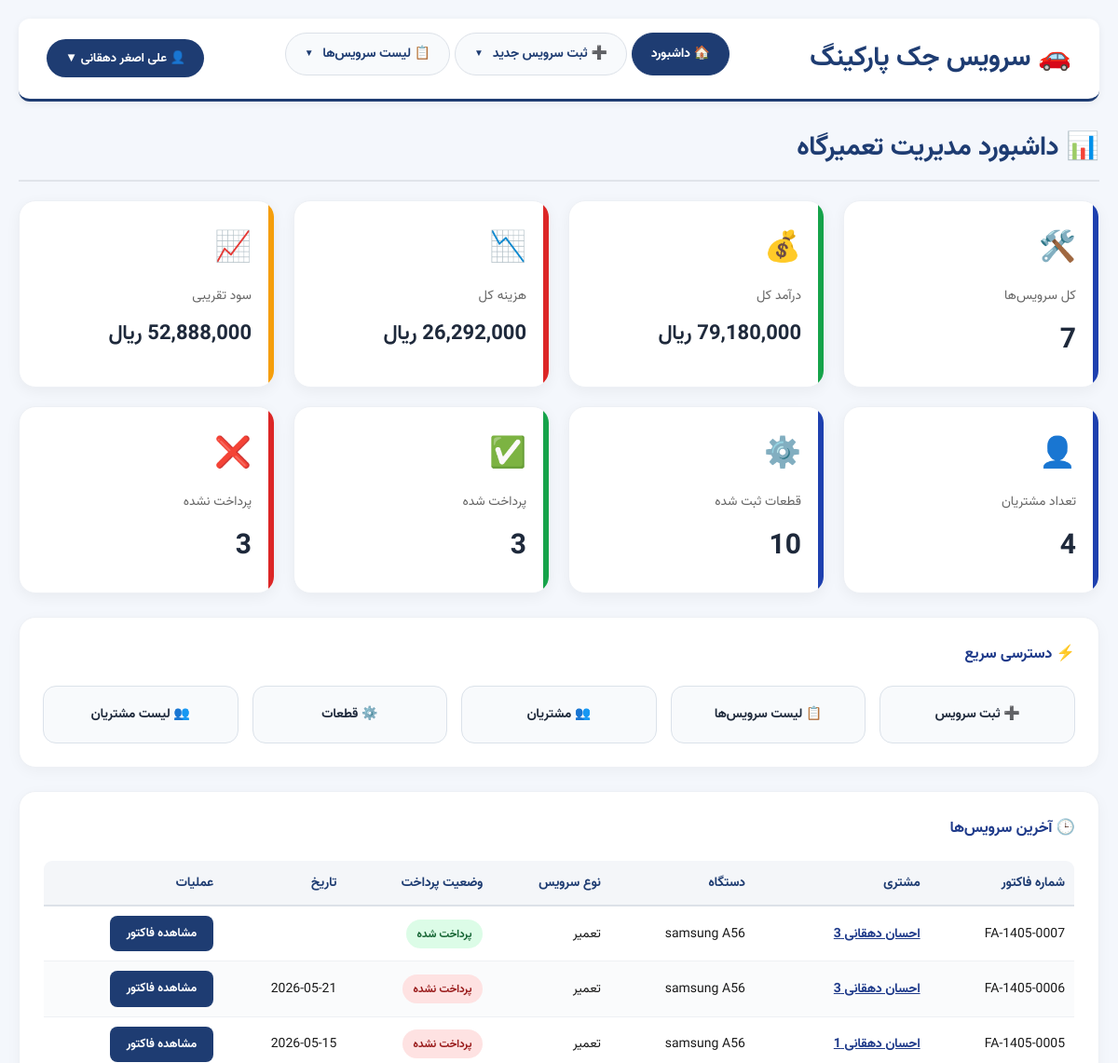
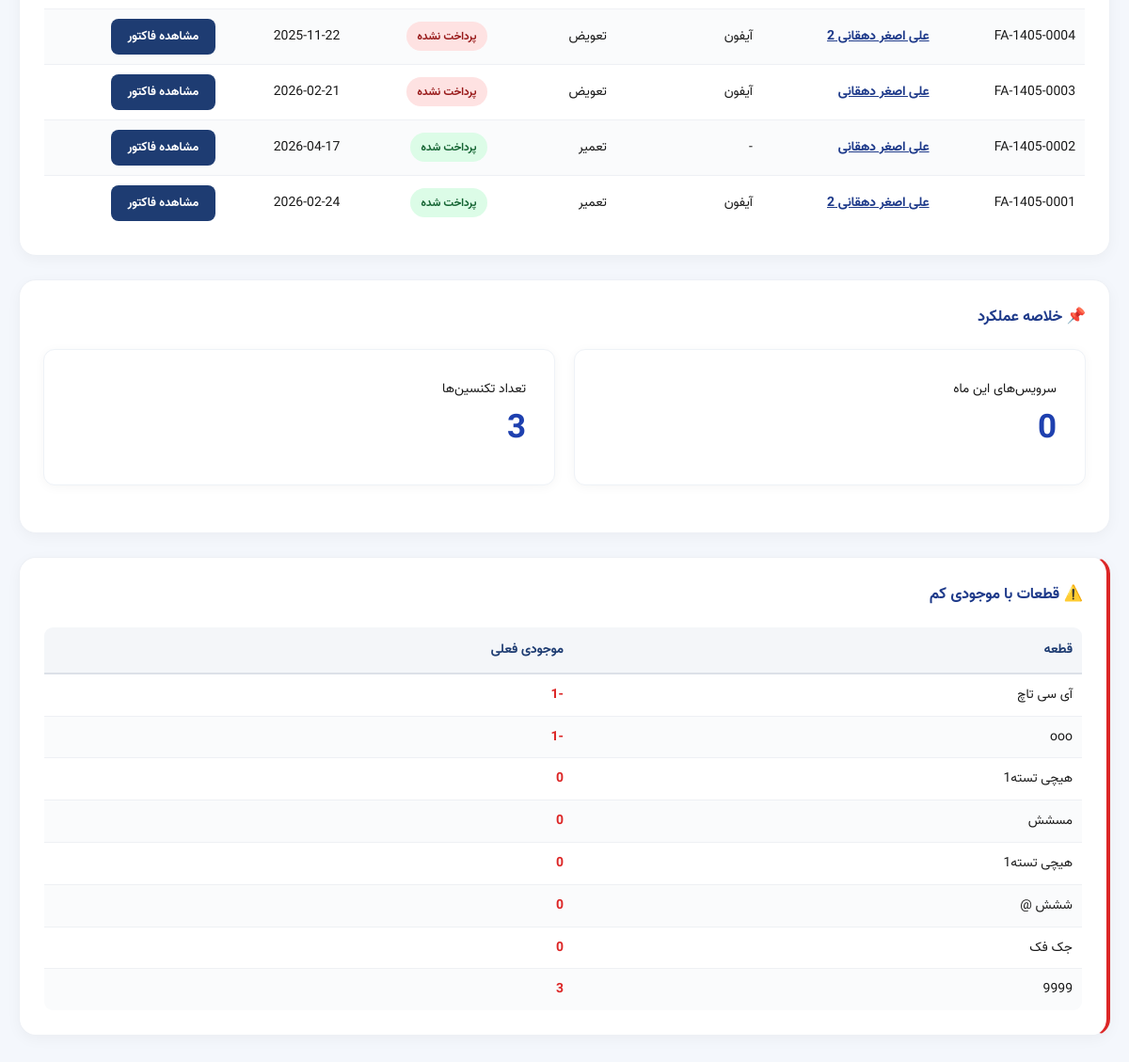
Screenshot of /index.php (signed in) with the database file from the repository (2 pictures, top to bottom).
### tables this page shows
CREATE TABLE IF NOT EXISTS `menu_items` (
  `id` int(11) NOT NULL AUTO_INCREMENT,
  `title` varchar(100) NOT NULL,
  `url` varchar(255) NOT NULL,
  `sort_order` int(11) DEFAULT 0,
  `parent_id` int(11) DEFAULT NULL,
  `icon` varchar(10) DEFAULT NULL,
  `is_active` tinyint(1) DEFAULT 1,
  PRIMARY KEY (`id`)
);

CREATE TABLE IF NOT EXISTS `repairs` (
  `id` int(11) NOT NULL AUTO_INCREMENT,
  `customer_id` int(11) NOT NULL,
  `device_type_id` int(11) DEFAULT NULL,
  `device_brand` varchar(50) DEFAULT NULL,
  `device_model` varchar(100) DEFAULT NULL,
  `device_serial` varchar(100) DEFAULT NULL,
  `device_year` int(11) DEFAULT NULL,
  `device_location` varchar(255) DEFAULT NULL,
  `service_type_id` int(11) DEFAULT NULL,
  `problem_part` varchar(100) DEFAULT NULL,
  `fault_description` text DEFAULT NULL,
  `solution_description` text DEFAULT NULL,
  `technician_id` int(11) DEFAULT NULL,
  `service_date` date DEFAULT NULL,
  `service_time` time DEFAULT NULL,
  `next_service_date` date DEFAULT NULL,
  `labor_cost` bigint(20) DEFAULT 0,
  `extra_costs` bigint(20) DEFAULT 0,
  `payment_status` enum('paid','unpaid','partial') DEFAULT 'unpaid',
  `invoice_number` varchar(20) DEFAULT NULL,
  `final_status` varchar(50) DEFAULT NULL,
  `technician_notes` text DEFAULT NULL,
  `warranty_months` int(11) DEFAULT NULL,
  `created_at` timestamp NOT NULL DEFAULT current_timestamp(),
  `created_by` int(11) DEFAULT NULL,
  `updated_by` int(11) DEFAULT NULL,
  PRIMARY KEY (`id`),
  UNIQUE KEY `invoice_number` (`invoice_number`),
  KEY `customer_id` (`customer_id`),
  KEY `device_type_id` (`device_type_id`),
  KEY `service_type_id` (`service_type_id`),
  KEY `technician_id` (`technician_id`),
  KEY `repairs_created_by_fk` (`created_by`),
  KEY `repairs_updated_by_fk` (`updated_by`),
  CONSTRAINT `repairs_created_by_fk` FOREIGN KEY (`created_by`) REFERENCES `users` (`id`) ON DELETE SET NULL,
  CONSTRAINT `repairs_ibfk_1` FOREIGN KEY (`customer_id`) REFERENCES `customers` (`id`) ON DELETE CASCADE,
  CONSTRAINT `repairs_ibfk_2` FOREIGN KEY (`device_type_id`) REFERENCES `device_types` (`id`) ON DELETE SET NULL,
  CONSTRAINT `repairs_ibfk_3` FOREIGN KEY (`service_type_id`) REFERENCES `service_types` (`id`) ON DELETE SET NULL,
  CONSTRAINT `repairs_ibfk_4` FOREIGN KEY (`technician_id`) REFERENCES `technicians` (`id`) ON DELETE SET NULL,
  CONSTRAINT `repairs_updated_by_fk` FOREIGN KEY (`updated_by`) REFERENCES `users` (`id`) ON DELETE SET NULL
);

CREATE TABLE IF NOT EXISTS `customers` (
  `id` int(11) NOT NULL AUTO_INCREMENT,
  `name` varchar(255) NOT NULL,
  `phone` varchar(20) NOT NULL,
  `phone2` varchar(20) DEFAULT NULL,
  `address` text DEFAULT NULL,
  `customer_type` enum('personal','company') DEFAULT 'personal',
  `company_name` varchar(255) DEFAULT NULL,
  `email` varchar(100) DEFAULT NULL,
  `notes` text DEFAULT NULL,
  PRIMARY KEY (`id`)
);

CREATE TABLE IF NOT EXISTS `device_types` (
  `id` int(11) NOT NULL AUTO_INCREMENT,
  `name` varchar(100) NOT NULL,
  PRIMARY KEY (`id`)
);

CREATE TABLE IF NOT EXISTS `service_types` (
  `id` int(11) NOT NULL AUTO_INCREMENT,
  `name` varchar(100) NOT NULL,
  PRIMARY KEY (`id`)
);

CREATE TABLE IF NOT EXISTS `parts` (
  `id` int(11) NOT NULL AUTO_INCREMENT,
  `name` varchar(255) NOT NULL,
  `stock` int(11) DEFAULT 0,
  `default_purchase_price` bigint(20) DEFAULT NULL,
  `default_sale_price` bigint(20) DEFAULT NULL,
  PRIMARY KEY (`id`)
);

### functions.php (called while the page is built, shortened)
<?php
function format_rial($number) {
    return number_format($number, 0, '.', ',') . ' ریال';
}
?>

### index.php (the view, shortened to what this page needs)
<?php
require_once __DIR__ . '/config.php';
require_once __DIR__ . '/header.php';
$totalRepairs = $pdo->query("SELECT COUNT(*) FROM repairs")->fetchColumn();
$totalCustomers = $pdo->query("SELECT COUNT(*) FROM customers")->fetchColumn();
$totalParts = $pdo->query("SELECT COUNT(*) FROM parts")->fetchColumn();
$totalTechnicians = $pdo->query("SELECT COUNT(*) FROM technicians")->fetchColumn();
$totalRevenue = $pdo->query("
SELECT
COALESCE(SUM(r.labor_cost),0)
+
COALESCE((SELECT SUM(quantity * unit_price) FROM repair_parts),0)
FROM repairs r
")->fetchColumn();
$totalCosts = $pdo->query("
SELECT
COALESCE(SUM(r.extra_costs),0)
+
COALESCE((SELECT SUM(quantity * purchase_price) FROM repair_parts),0)
FROM repairs r
")->fetchColumn();
$profit = $totalRevenue - $totalCosts;
$paidCount = $pdo->query("SELECT COUNT(*) FROM repairs WHERE payment_status='paid'")->fetchColumn();
$unpaidCount = $pdo->query("SELECT COUNT(*) FROM repairs WHERE payment_status='unpaid'")->fetchColumn();
$latestRepairs = $pdo->query("
SELECT
r.*, c.name AS customer_name,
dt.name AS device_type,
st.name AS service_type
FROM repairs r
LEFT JOIN customers c ON r.customer_id = c.id
LEFT JOIN device_types dt ON r.device_type_id = dt.id
LEFT JOIN service_types st ON r.service_type_id = st.id
ORDER BY r.id DESC
LIMIT 8
")->fetchAll(PDO::FETCH_ASSOC);
$currentMonth = date('m');
$currentYear = date('Y');
$monthlyRepairs = $pdo->prepare("
SELECT COUNT(*)
FROM repairs
WHERE MONTH(service_date)=?
AND YEAR(service_date)=?
");
$monthlyRepairs->execute([$currentMonth, $currentYear]);
$monthlyCount = $monthlyRepairs->fetchColumn();
?>
<h2>📊 داشبورد مدیریت تعمیرگاه</h2>
<div class="dashboard-grid">
    <div class="dashboard-card">
        <div class="dashboard-icon">🛠️</div>
        <div class="dashboard-title">کل سرویس‌ها</div>
        <div class="dashboard-value"><?= number_format($totalRepairs) ?></div>
    </div>
    <div class="dashboard-card dashboard-success">
        <div class="dashboard-icon">💰</div>
        <div class="dashboard-title">درآمد کل</div>
        <div class="dashboard-value" style="font-size:22px">
            <?= format_rial($totalRevenue) ?>
        </div>
    </div>
    <div class="dashboard-card dashboard-danger">
        <div class="dashboard-icon">📉</div>
        <div class="dashboard-title">هزینه کل</div>
        <div class="dashboard-value" style="font-size:22px">
            <?= format_rial($totalCosts) ?>
        </div>
    </div>
    <div class="dashboard-card dashboard-warning">
        <div class="dashboard-icon">📈</div>
        <div class="dashboard-title">سود تقریبی</div>
        <div class="dashboard-value" style="font-size:22px">
            <?= format_rial($profit) ?>
        </div>
    </div>
    <div class="dashboard-card">
        <div class="dashboard-icon">👤</div>
        <div class="dashboard-title">تعداد مشتریان</div>
        <div class="dashboard-value"><?= number_format($totalCustomers) ?></div>
    </div>
    <div class="dashboard-card">
        <div class="dashboard-icon">⚙️</div>
        <div class="dashboard-title">قطعات ثبت شده</div>
        <div class="dashboard-value"><?= number_format($totalParts) ?></div>
    </div>
    <div class="dashboard-card dashboard-success">
        <div class="dashboard-icon">✅</div>
        <div class="dashboard-title">پرداخت شده</div>
        <div class="dashboard-value"><?= number_format($paidCount) ?></div>
    </div>
    <div class="dashboard-card dashboard-danger">
        <div class="dashboard-icon">❌</div>
        <div class="dashboard-title">پرداخت نشده</div>
        <div class="dashboard-value"><?= number_format($unpaidCount) ?></div>
    </div>
</div>
<div class="dashboard-section">
    <h3>⚡ دسترسی سریع</h3>
    <div class="quick-actions">
        <a class="quick-btn" href="create.php">➕ ثبت سرویس</a>
        <a class="quick-btn" href="reports.php">📋 لیست سرویس‌ها</a>
        <a class="quick-btn" href="customers.php">👥 مشتریان</a>
        <a class="quick-btn" href="parts.php">⚙️ قطعات</a>
        <a class="quick-btn" href="customer_profile.php">👥 لیست مشتریان </a>
    </div>
</div>
<div class="dashboard-section">
    <h3>🕒 آخرین سرویس‌ها</h3>
    <table>
        <thead>
            <tr>
                <th>شماره فاکتور</th>
                <th>مشتری</th>
                <th>دستگاه</th>
                <th>نوع سرویس</th>
                <th>وضعیت پرداخت</th>
                <th>تاریخ</th>
                <th>عملیات</th>
            </tr>
        </thead>
        <tbody>
        <?php foreach($latestRepairs as $item): ?>
            <tr>
                <td><?= htmlspecialchars($item['invoice_number']) ?></td>
                <td><a href="customer_profile.php?id=<?= $item['customer_id'] ?>" style="color:#1e3a8a; font-weight:700;"><?= htmlspecialchars($item['customer_name']) ?></a></td>
                <td><?= htmlspecialchars($item['device_type'] ?? '-') ?></td>
                <td><?= htmlspecialchars($item['service_type'] ?? '-') ?></td>
                <td>
                    <?php if($item['payment_status']=='paid'): ?>
                        <span class="status-badge status-paid">پرداخت شده</span>
                    <?php else: ?>
                        <span class="status-badge status-unpaid">پرداخت نشده</span>
                    <?php endif; ?>
                </td>
                <td>
                    <?= $item['service_date'] ?>
                </td>
                <td>
                    <a class="btn small primary" href="invoice.php?id=<?= $item['id'] ?>">
                        مشاهده فاکتور
                    </a>
                </td>
            </tr>
        <?php endforeach; ?>
        </tbody>
    </table>
</div>
<div class="dashboard-section">
    <h3>📌 خلاصه عملکرد</h3>
    <div style="display:grid;grid-template-columns:repeat(auto-fit,minmax(250px,1fr));gap:20px;">
        <div class="card">
            <div class="card-title">سرویس‌های این ماه</div>
            <div style="font-size:35px;font-weight:800;color:#1e40af;">
                <?= number_format($monthlyCount) ?>
            </div>
        </div>
        <div class="card">
            <div class="card-title">تعداد تکنسین‌ها</div>
            <div style="font-size:35px;font-weight:800;color:#1e40af;">
                <?= number_format($totalTechnicians) ?>
            </div>
        </div>
    </div>
</div>
<?php
$lowStockParts = $pdo->query("SELECT * FROM parts WHERE stock < 5 ORDER BY stock ASC")->fetchAll();
if (count($lowStockParts) > 0):
?>
<div class="dashboard-section" style="border-right: 4px solid #dc2626;">
    <h3>⚠️ قطعات با موجودی کم</h3>
    <table>
        <thead>
            <tr><th>قطعه</th><th>موجودی فعلی</th></tr>
        </thead>
        <tbody>
            <?php foreach ($lowStockParts as $lp): ?>
            <tr>
                <td><?= htmlspecialchars($lp['name']) ?></td>
                <td style="color:#dc2626; font-weight:bold;"><?= $lp['stock'] ?></td>
            </tr>
            <?php endforeach; ?>
        </tbody>
    </table>
</div>
<?php endif; ?>
</main>
</body>
</html>

### header.php (shortened to what this page needs)
<?php
require_once __DIR__ . '/config.php';
$currentPage = basename($_SERVER['PHP_SELF']);
$topMenu = $pdo->query("
    SELECT * FROM menu_items
    WHERE parent_id IS NULL AND is_active = 1
    ORDER BY sort_order
")->fetchAll(PDO::FETCH_ASSOC);
$allSubMenus = $pdo->query("
    SELECT * FROM menu_items
    WHERE parent_id IS NOT NULL AND is_active = 1
    ORDER BY sort_order
")->fetchAll(PDO::FETCH_ASSOC);
$subMenus = [];
foreach ($allSubMenus as $sub) {
    $subMenus[$sub['parent_id']][] = $sub;
}
$isLoggedIn = isset($_SESSION['user_id']);
$userFullName = $_SESSION['user_full_name'] ?? '';
?>
<!DOCTYPE html>
<html lang="fa" dir="rtl">
<head>
    <link rel="stylesheet" href="style.css">
</head>
<body>
<div class="container">
    <header class="main-header">
        <div class="logo"><h1>🚗 سرویس جک پارکینگ</h1></div>
        <nav class="main-nav">
            <?php foreach ($topMenu as $item):
                $hasSub = isset($subMenus[$item['id']]) && count($subMenus[$item['id']]) > 0;
                $isActive = ($currentPage == basename($item['url']));
            ?>
                <div class="menu-item">
                    <?php if ($hasSub): ?>
                        <a href="javascript:void(0)" class="menu-link <?= $isActive ? 'active' : '' ?>">
                            <?= htmlspecialchars($item['title']) ?>
                            <span class="arrow">▼</span>
                        </a>
                    <?php else: ?>
                        <a href="<?= $item['url'] ?>" class="menu-link <?= $isActive ? 'active' : '' ?>">
                            <?= htmlspecialchars($item['title']) ?>
                        </a>
                    <?php endif; ?>
                </div>
            <?php endforeach; ?>
        </nav>
        <?php if ($isLoggedIn): ?>
            <div class="user-menu">
                <button class="user-menu-btn" onclick="document.getElementById('userDropdown').classList.toggle('show')">
                    👤 <?= htmlspecialchars($userFullName) ?> ▼
                </button>
            </div>
        <?php else: ?>
            <a href="login.php" class="btn small">ورود</a>
        <?php endif; ?>
    </header>
    <main>

### rows the page displays
menu_items: title "🏠 داشبورد"
menu_items: title "➕ ثبت سرویس جدید"
menu_items: title "📋 لیست سرویس‌ها"
repairs: invoice_number "FA-1405-0007", customer.name "احسان دهقانی 3", device_type.name "samsung A56", service_type.name "تعمیر", payment_status "پرداخت شده"
repairs: invoice_number "FA-1405-0006", customer.name "احسان دهقانی 3", device_type.name "samsung A56", service_type.name "تعمیر", payment_status "پرداخت نشده", service_date "2026-05-21"
repairs: invoice_number "FA-1405-0005", customer.name "احسان دهقانی 1", device_type.name "samsung A56", service_type.name "تعمیر", payment_status "پرداخت نشده", service_date "2026-05-15"
repairs: invoice_number "FA-1405-0004", customer.name "علی اصغر دهقانی 2", device_type.name "آیفون", service_type.name "تعویض", payment_status "پرداخت نشده", service_date "2025-11-22"
repairs: invoice_number "FA-1405-0003", customer.name "علی اصغر دهقانی", device_type.name "آیفون", service_type.name "تعویض", payment_status "پرداخت نشده", service_date "2026-02-21"
repairs: invoice_number "FA-1405-0002", customer.name "علی اصغر دهقانی", device_type "-", service_type.name "تعمیر", payment_status "پرداخت شده", service_date "2026-04-17"
repairs: invoice_number "FA-1405-0001", customer.name "علی اصغر دهقانی 2", device_type.name "آیفون", service_type.name "تعمیر", payment_status "پرداخت شده", service_date "2026-02-24"
parts: name "آی سی تاچ", stock "-1"
parts: name "ooo", stock "-1"
parts: name "هیچی تسته1", stock "0"
parts: name "مسشش", stock "0"
parts: name "هیچی تسته1", stock "0"
parts: name "ششش @", stock "0"
parts: name "جک فک", stock "0"
parts: name "9999", stock "3"

### other values shown
$userFullName "علی اصغر دهقانی"
$totalRepairs "7"
format_rial($totalRevenue) "79,180,000 ریال"
format_rial($totalCosts) "26,292,000 ریال"
format_rial($profit) "52,888,000 ریال"
$totalCustomers "4"
$totalParts "10"
$paidCount "3"
$unpaidCount "3"
$monthlyCount "0"
$totalTechnicians "3"
